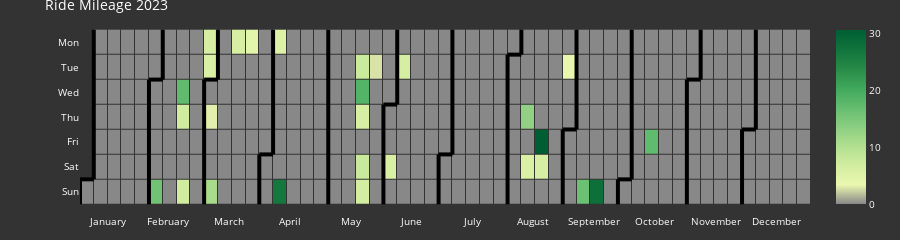

The notebook cell this image was saved under:
### Code cell
fig = calplot(df_activity_2023, x='ride_date', y='total_distance_mi', colorscale=colorscale, 
              dark_theme=True, gap=1, month_lines_width=4, month_lines_color='#000000',
            showscale=True, total_height=225, title='Ride Mileage 2023')
fig.show()

### Figure 1 — Plotly figure (JSON) as saved in the notebook; plotly's stock layout.template omitted (floating-point values rounded to 4 significant figures; data arrays with more than 128 entries replaced by an {"elided": "..."} marker saying what was removed)
{"data": [{"colorscale": [[0, "#888888"], [0.1111, "#eaf7af"], [0.2222, "#d2eda0"], [0.3333, "#b1df90"], [0.4444, "#8bce81"], [0.5556, "#64bc6f"], [0.6667, "#3fa85b"], [0.7778, "#288a47"], [0.8889, "#10743c"], [1, "#005e33"]], "customdata": {"elided": "365x2 str values"}, "hovertemplate": "%{customdata[0]} <br>Week=%{x} <br>%{customdata[1]}=%{z}", "name": "2023", "showscale": true, "type": "heatmap", "x": {"elided": "365 int values"}, "xaxis": "x", "xgap": 1, "y": {"elided": "365 int values"}, "yaxis": "y", "ygap": 1, "z": {"elided": "365 float values"}, "zmax": 30.6, "zmin": 0}, {"hoverinfo": "skip", "line": {"color": "#000000", "width": 4}, "mode": "lines", "type": "scatter", "x": [-0.5, -0.5], "xaxis": "x", "y": [5.5, 6.5], "yaxis": "y"}, {"hoverinfo": "skip", "line": {"color": "#000000", "width": 4}, "mode": "lines", "type": "scatter", "x": [-0.5, 0.5], "xaxis": "x", "y": [5.5, 5.5], "yaxis": "y"}, {"hoverinfo": "skip", "line": {"color": "#000000", "width": 4}, "mode": "lines", "type": "scatter", "x": [0.5, 0.5], "xaxis": "x", "y": [5.5, -0.5], "yaxis": "y"}, {"hoverinfo": "skip", "line": {"color": "#000000", "width": 4}, "mode": "lines", "type": "scatter", "x": [4.5, 4.5], "xaxis": "x", "y": [1.5, 6.5], "yaxis": "y"}, {"hoverinfo": "skip", "line": {"color": "#000000", "width": 4}, "mode": "lines", "type": "scatter", "x": [4.5, 5.5], "xaxis": "x", "y": [1.5, 1.5], "yaxis": "y"}, {"hoverinfo": "skip", "line": {"color": "#000000", "width": 4}, "mode": "lines", "type": "scatter", "x": [5.5, 5.5], "xaxis": "x", "y": [1.5, -0.5], "yaxis": "y"}, {"hoverinfo": "skip", "line": {"color": "#000000", "width": 4}, "mode": "lines", "type": "scatter", "x": [8.5, 8.5], "xaxis": "x", "y": [1.5, 6.5], "yaxis": "y"}, {"hoverinfo": "skip", "line": {"color": "#000000", "width": 4}, "mode": "lines", "type": "scatter", "x": [8.5, 9.5], "xaxis": "x", "y": [1.5, 1.5], "yaxis": "y"}, {"hoverinfo": "skip", "line": {"color": "#000000", "width": 4}, "mode": "lines", "type": "scatter", "x": [9.5, 9.5], "xaxis": "x", "y": [1.5, -0.5], "yaxis": "y"}, {"hoverinfo": "skip", "line": {"color": "#000000", "width": 4}, "mode": "lines", "type": "scatter", "x": [12.5, 12.5], "xaxis": "x", "y": [4.5, 6.5], "yaxis": "y"}, {"hoverinfo": "skip", "line": {"color": "#000000", "width": 4}, "mode": "lines", "type": "scatter", "x": [12.5, 13.5], "xaxis": "x", "y": [4.5, 4.5], "yaxis": "y"}, {"hoverinfo": "skip", "line": {"color": "#000000", "width": 4}, "mode": "lines", "type": "scatter", "x": [13.5, 13.5], "xaxis": "x", "y": [4.5, -0.5], "yaxis": "y"}, {"hoverinfo": "skip", "line": {"color": "#000000", "width": 4}, "mode": "lines", "type": "scatter", "x": [17.5, 17.5], "xaxis": "x", "y": [-0.5, 6.5], "yaxis": "y"}, {"hoverinfo": "skip", "line": {"color": "#000000", "width": 4}, "mode": "lines", "type": "scatter", "x": [21.5, 21.5], "xaxis": "x", "y": [2.5, 6.5], "yaxis": "y"}, {"hoverinfo": "skip", "line": {"color": "#000000", "width": 4}, "mode": "lines", "type": "scatter", "x": [21.5, 22.5], "xaxis": "x", "y": [2.5, 2.5], "yaxis": "y"}, {"hoverinfo": "skip", "line": {"color": "#000000", "width": 4}, "mode": "lines", "type": "scatter", "x": [22.5, 22.5], "xaxis": "x", "y": [2.5, -0.5], "yaxis": "y"}, {"hoverinfo": "skip", "line": {"color": "#000000", "width": 4}, "mode": "lines", "type": "scatter", "x": [25.5, 25.5], "xaxis": "x", "y": [4.5, 6.5], "yaxis": "y"}, {"hoverinfo": "skip", "line": {"color": "#000000", "width": 4}, "mode": "lines", "type": "scatter", "x": [25.5, 26.5], "xaxis": "x", "y": [4.5, 4.5], "yaxis": "y"}, {"hoverinfo": "skip", "line": {"color": "#000000", "width": 4}, "mode": "lines", "type": "scatter", "x": [26.5, 26.5], "xaxis": "x", "y": [4.5, -0.5], "yaxis": "y"}, {"hoverinfo": "skip", "line": {"color": "#000000", "width": 4}, "mode": "lines", "type": "scatter", "x": [30.5, 30.5], "xaxis": "x", "y": [0.5, 6.5], "yaxis": "y"}, {"hoverinfo": "skip", "line": {"color": "#000000", "width": 4}, "mode": "lines", "type": "scatter", "x": [30.5, 31.5], "xaxis": "x", "y": [0.5, 0.5], "yaxis": "y"}, {"hoverinfo": "skip", "line": {"color": "#000000", "width": 4}, "mode": "lines", "type": "scatter", "x": [31.5, 31.5], "xaxis": "x", "y": [0.5, -0.5], "yaxis": "y"}, {"hoverinfo": "skip", "line": {"color": "#000000", "width": 4}, "mode": "lines", "type": "scatter", "x": [34.5, 34.5], "xaxis": "x", "y": [3.5, 6.5], "yaxis": "y"}, {"hoverinfo": "skip", "line": {"color": "#000000", "width": 4}, "mode": "lines", "type": "scatter", "x": [34.5, 35.5], "xaxis": "x", "y": [3.5, 3.5], "yaxis": "y"}, {"hoverinfo": "skip", "line": {"color": "#000000", "width": 4}, "mode": "lines", "type": "scatter", "x": [35.5, 35.5], "xaxis": "x", "y": [3.5, -0.5], "yaxis": "y"}, {"hoverinfo": "skip", "line": {"color": "#000000", "width": 4}, "mode": "lines", "type": "scatter", "x": [38.5, 38.5], "xaxis": "x", "y": [5.5, 6.5], "yaxis": "y"}, {"hoverinfo": "skip", "line": {"color": "#000000", "width": 4}, "mode": "lines", "type": "scatter", "x": [38.5, 39.5], "xaxis": "x", "y": [5.5, 5.5], "yaxis": "y"}, {"hoverinfo": "skip", "line": {"color": "#000000", "width": 4}, "mode": "lines", "type": "scatter", "x": [39.5, 39.5], "xaxis": "x", "y": [5.5, -0.5], "yaxis": "y"}, {"hoverinfo": "skip", "line": {"color": "#000000", "width": 4}, "mode": "lines", "type": "scatter", "x": [43.5, 43.5], "xaxis": "x", "y": [1.5, 6.5], "yaxis": "y"}, {"hoverinfo": "skip", "line": {"color": "#000000", "width": 4}, "mode": "lines", "type": "scatter", "x": [43.5, 44.5], "xaxis": "x", "y": [1.5, 1.5], "yaxis": "y"}, {"hoverinfo": "skip", "line": {"color": "#000000", "width": 4}, "mode": "lines", "type": "scatter", "x": [44.5, 44.5], "xaxis": "x", "y": [1.5, -0.5], "yaxis": "y"}, {"hoverinfo": "skip", "line": {"color": "#000000", "width": 4}, "mode": "lines", "type": "scatter", "x": [47.5, 47.5], "xaxis": "x", "y": [3.5, 6.5], "yaxis": "y"}, {"hoverinfo": "skip", "line": {"color": "#000000", "width": 4}, "mode": "lines", "type": "scatter", "x": [47.5, 48.5], "xaxis": "x", "y": [3.5, 3.5], "yaxis": "y"}, {"hoverinfo": "skip", "line": {"color": "#000000", "width": 4}, "mode": "lines", "type": "scatter", "x": [48.5, 48.5], "xaxis": "x", "y": [3.5, -0.5], "yaxis": "y"}], "layout": {"font": {"color": "#fff", "size": 10}, "height": 225, "margin": {"b": 20, "t": 20}, "paper_bgcolor": "#333", "plot_bgcolor": "#333", "showlegend": false, "title": {"text": "Ride Mileage 2023"}, "xaxis": {"anchor": "y", "domain": [0, 1], "showgrid": false, "showline": false, "tickmode": "array", "ticktext": ["January", "February", "March", "April", "May", "June", "July", "August", "September", "October", "November", "December"], "tickvals": [1.5, 5.909, 10.32, 14.73, 19.14, 23.55, 27.95, 32.36, 36.77, 41.18, 45.59, 50], "zeroline": false}, "yaxis": {"anchor": "x", "autorange": "reversed", "domain": [0, 1], "showgrid": false, "showline": false, "tickmode": "array", "ticktext": ["Mon", "Tue", "Wed", "Thu", "Fri", "Sat", "Sun"], "tickvals": [0, 1, 2, 3, 4, 5, 6], "zeroline": false}}}
